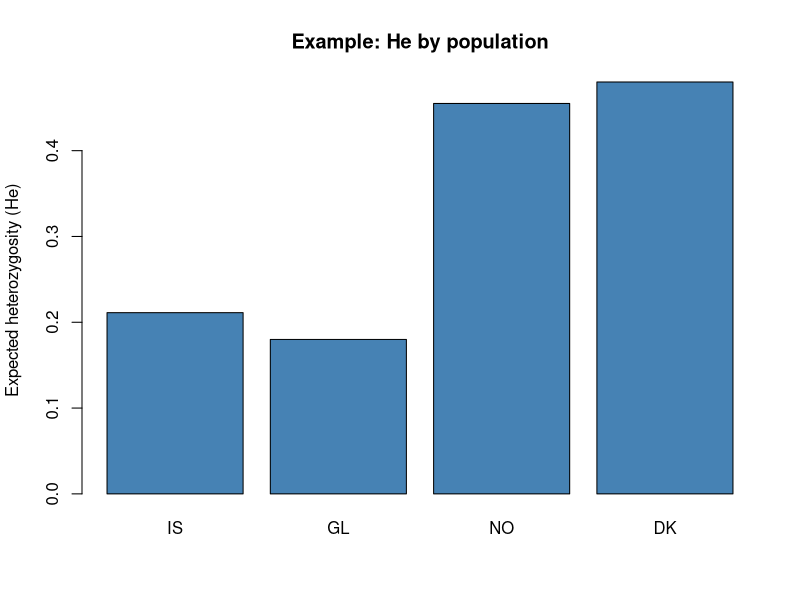

Reproduce this figure in R.
# Made-up allele frequencies in four white-tailed eagle populations
p <- c(IS = 0.12, GL = 0.10, NO = 0.35, DK = 0.40)
# Expected heterozygosity: He = 2pq
He <- 2 * p * (1 - p)
He
barplot(He, col = "steelblue",
        ylab = "Expected heterozygosity (He)",
        main = "Example: He by population")
